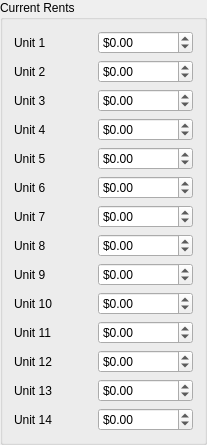
            <widget class="QGroupBox" name="groupBox_currentRents">
             <property name="styleSheet">
              <string notr="true"/>
             </property>
             <property name="title">
              <string>Current Rents</string>
             </property>
             <layout class="QGridLayout" name="gridLayout_10">
              <item row="0" column="0">
               <layout class="QHBoxLayout" name="horizontalLayout_31">
                <item>
                 <widget class="QLabel" name="label_32">
                  <property name="sizePolicy">
                   <sizepolicy hsizetype="MinimumExpanding" vsizetype="Preferred">
                    <horstretch>0</horstretch>
                    <verstretch>0</verstretch>
                   </sizepolicy>
                  </property>
                  <property name="text">
                   <string>Unit 1</string>
                  </property>
                 </widget>
                </item>
                <item>
                 <spacer name="horizontalSpacer_30">
                  <property name="orientation">
                   <enum>Qt::Orientation::Horizontal</enum>
                  </property>
                  <property name="sizeHint" stdset="0">
                   <size>
                    <width>40</width>
                    <height>20</height>
                   </size>
                  </property>
                 </spacer>
                </item>
                <item>
                 <widget class="QDoubleSpinBox" name="doubleSpinBox_cu1">
                  <property name="prefix">
                   <string>$</string>
                  </property>
                  <property name="minimum">
                   <double>-100000000.000000000000000</double>
                  </property>
                  <property name="maximum">
                   <double>9999999999.989999771118164</double>
                  </property>
                 </widget>
                </item>
               </layout>
              </item>
              <item row="1" column="0">
               <layout class="QHBoxLayout" name="horizontalLayout_32">
                <item>
                 <widget class="QLabel" name="label_33">
                  <property name="sizePolicy">
                   <sizepolicy hsizetype="MinimumExpanding" vsizetype="Preferred">
                    <horstretch>0</horstretch>
                    <verstretch>0</verstretch>
                   </sizepolicy>
                  </property>
                  <property name="text">
                   <string>Unit 2</string>
                  </property>
                 </widget>
                </item>
                <item>
                 <spacer name="horizontalSpacer_31">
                  <property name="orientation">
                   <enum>Qt::Orientation::Horizontal</enum>
                  </property>
                  <property name="sizeHint" stdset="0">
                   <size>
                    <width>40</width>
                    <height>20</height>
                   </size>
                  </property>
                 </spacer>
                </item>
                <item>
                 <widget class="QDoubleSpinBox" name="doubleSpinBox_cu2">
                  <property name="prefix">
                   <string>$</string>
                  </property>
                  <property name="minimum">
                   <double>-100000000.000000000000000</double>
                  </property>
                  <property name="maximum">
                   <double>9999999999.989999771118164</double>
                  </property>
                 </widget>
                </item>
               </layout>
              </item>
              <item row="2" column="0">
               <layout class="QHBoxLayout" name="horizontalLayout_33">
                <item>
                 <widget class="QLabel" name="label_34">
                  <property name="sizePolicy">
                   <sizepolicy hsizetype="MinimumExpanding" vsizetype="Preferred">
                    <horstretch>0</horstretch>
                    <verstretch>0</verstretch>
                   </sizepolicy>
                  </property>
                  <property name="text">
                   <string>Unit 3</string>
                  </property>
                 </widget>
                </item>
                <item>
                 <spacer name="horizontalSpacer_32">
                  <property name="orientation">
                   <enum>Qt::Orientation::Horizontal</enum>
                  </property>
                  <property name="sizeHint" stdset="0">
                   <size>
                    <width>40</width>
                    <height>20</height>
                   </size>
                  </property>
                 </spacer>
                </item>
                <item>
                 <widget class="QDoubleSpinBox" name="doubleSpinBox_cu3">
                  <property name="prefix">
                   <string>$</string>
                  </property>
                  <property name="minimum">
                   <double>-100000000.000000000000000</double>
                  </property>
                  <property name="maximum">
                   <double>9999999999.989999771118164</double>
                  </property>
                 </widget>
                </item>
               </layout>
              </item>
              <item row="3" column="0">
               <layout class="QHBoxLayout" name="horizontalLayout_34">
                <item>
                 <widget class="QLabel" name="label_35">
                  <property name="sizePolicy">
                   <sizepolicy hsizetype="MinimumExpanding" vsizetype="Preferred">
                    <horstretch>0</horstretch>
                    <verstretch>0</verstretch>
                   </sizepolicy>
                  </property>
                  <property name="text">
                   <string>Unit 4</string>
                  </property>
                 </widget>
                </item>
                <item>
                 <spacer name="horizontalSpacer_33">
                  <property name="orientation">
                   <enum>Qt::Orientation::Horizontal</enum>
                  </property>
                  <property name="sizeHint" stdset="0">
                   <size>
                    <width>40</width>
                    <height>20</height>
                   </size>
                  </property>
                 </spacer>
                </item>
                <item>
                 <widget class="QDoubleSpinBox" name="doubleSpinBox_cu4">
                  <property name="prefix">
                   <string>$</string>
                  </property>
                  <property name="minimum">
                   <double>-100000000.000000000000000</double>
                  </property>
                  <property name="maximum">
                   <double>9999999999.989999771118164</double>
                  </property>
                 </widget>
                </item>
               </layout>
              </item>
              <item row="4" column="0">
               <layout class="QHBoxLayout" name="horizontalLayout_35">
                <item>
                 <widget class="QLabel" name="label_36">
                  <property name="sizePolicy">
                   <sizepolicy hsizetype="MinimumExpanding" vsizetype="Preferred">
                    <horstretch>0</horstretch>
                    <verstretch>0</verstretch>
                   </sizepolicy>
                  </property>
                  <property name="text">
                   <string>Unit 5</string>
                  </property>
                 </widget>
                </item>
                <item>
                 <spacer name="horizontalSpacer_34">
                  <property name="orientation">
                   <enum>Qt::Orientation::Horizontal</enum>
                  </property>
                  <property name="sizeHint" stdset="0">
                   <size>
                    <width>40</width>
                    <height>20</height>
                   </size>
                  </property>
                 </spacer>
                </item>
                <item>
                 <widget class="QDoubleSpinBox" name="doubleSpinBox_cu5">
                  <property name="prefix">
                   <string>$</string>
                  </property>
                  <property name="minimum">
                   <double>-100000000.000000000000000</double>
                  </property>
                  <property name="maximum">
                   <double>9999999999.989999771118164</double>
                  </property>
                 </widget>
                </item>
               </layout>
              </item>
              <item row="5" column="0">
               <layout class="QHBoxLayout" name="horizontalLayout_36">
                <item>
                 <widget class="QLabel" name="label_37">
                  <property name="sizePolicy">
                   <sizepolicy hsizetype="MinimumExpanding" vsizetype="Preferred">
                    <horstretch>0</horstretch>
                    <verstretch>0</verstretch>
                   </sizepolicy>
                  </property>
                  <property name="text">
                   <string>Unit 6</string>
                  </property>
                 </widget>
                </item>
                <item>
                 <spacer name="horizontalSpacer_35">
                  <property name="orientation">
                   <enum>Qt::Orientation::Horizontal</enum>
                  </property>
                  <property name="sizeHint" stdset="0">
                   <size>
                    <width>40</width>
                    <height>20</height>
                   </size>
                  </property>
                 </spacer>
                </item>
                <item>
                 <widget class="QDoubleSpinBox" name="doubleSpinBox_cu6">
                  <property name="prefix">
                   <string>$</string>
                  </property>
                  <property name="minimum">
                   <double>-100000000.000000000000000</double>
                  </property>
                  <property name="maximum">
                   <double>9999999999.989999771118164</double>
                  </property>
                 </widget>
                </item>
               </layout>
              </item>
              <item row="6" column="0">
               <layout class="QHBoxLayout" name="horizontalLayout_37">
                <item>
                 <widget class="QLabel" name="label_38">
                  <property name="sizePolicy">
                   <sizepolicy hsizetype="MinimumExpanding" vsizetype="Preferred">
                    <horstretch>0</horstretch>
                    <verstretch>0</verstretch>
                   </sizepolicy>
                  </property>
                  <property name="text">
                   <string>Unit 7</string>
                  </property>
                 </widget>
                </item>
                <item>
                 <spacer name="horizontalSpacer_36">
                  <property name="orientation">
                   <enum>Qt::Orientation::Horizontal</enum>
                  </property>
                  <property name="sizeHint" stdset="0">
                   <size>
                    <width>40</width>
                    <height>20</height>
                   </size>
                  </property>
                 </spacer>
                </item>
                <item>
                 <widget class="QDoubleSpinBox" name="doubleSpinBox_cu7">
                  <property name="prefix">
                   <string>$</string>
                  </property>
                  <property name="minimum">
                   <double>-100000000.000000000000000</double>
                  </property>
                  <property name="maximum">
                   <double>9999999999.989999771118164</double>
                  </property>
                 </widget>
                </item>
               </layout>
              </item>
              <item row="7" column="0">
               <layout class="QHBoxLayout" name="horizontalLayout_38">
                <item>
                 <widget class="QLabel" name="label_39">
                  <property name="sizePolicy">
                   <sizepolicy hsizetype="MinimumExpanding" vsizetype="Preferred">
                    <horstretch>0</horstretch>
                    <verstretch>0</verstretch>
                   </sizepolicy>
                  </property>
                  <property name="text">
                   <string>Unit 8</string>
                  </property>
                 </widget>
                </item>
                <item>
                 <spacer name="horizontalSpacer_37">
                  <property name="orientation">
                   <enum>Qt::Orientation::Horizontal</enum>
                  </property>
                  <property name="sizeHint" stdset="0">
                   <size>
                    <width>40</width>
                    <height>20</height>
                   </size>
                  </property>
                 </spacer>
                </item>
                <item>
                 <widget class="QDoubleSpinBox" name="doubleSpinBox_cu8">
                  <property name="prefix">
                   <string>$</string>
                  </property>
                  <property name="minimum">
                   <double>-100000000.000000000000000</double>
                  </property>
                  <property name="maximum">
                   <double>9999999999.989999771118164</double>
                  </property>
                 </widget>
                </item>
               </layout>
              </item>
              <item row="8" column="0">
               <layout class="QHBoxLayout" name="horizontalLayout_39">
                <item>
                 <widget class="QLabel" name="label_40">
                  <property name="sizePolicy">
                   <sizepolicy hsizetype="MinimumExpanding" vsizetype="Preferred">
                    <horstretch>0</horstretch>
                    <verstretch>0</verstretch>
                   </sizepolicy>
                  </property>
                  <property name="text">
                   <string>Unit 9</string>
                  </property>
                 </widget>
                </item>
                <item>
                 <spacer name="horizontalSpacer_38">
                  <property name="orientation">
                   <enum>Qt::Orientation::Horizontal</enum>
                  </property>
                  <property name="sizeHint" stdset="0">
                   <size>
                    <width>40</width>
                    <height>20</height>
                   </size>
                  </property>
                 </spacer>
                </item>
                <item>
                 <widget class="QDoubleSpinBox" name="doubleSpinBox_cu9">
                  <property name="prefix">
                   <string>$</string>
                  </property>
                  <property name="minimum">
                   <double>-100000000.000000000000000</double>
                  </property>
                  <property name="maximum">
                   <double>9999999999.989999771118164</double>
                  </property>
                 </widget>
                </item>
               </layout>
              </item>
              <item row="9" column="0">
               <layout class="QHBoxLayout" name="horizontalLayout_40">
                <item>
                 <widget class="QLabel" name="label_41">
                  <property name="sizePolicy">
                   <sizepolicy hsizetype="MinimumExpanding" vsizetype="Preferred">
                    <horstretch>0</horstretch>
                    <verstretch>0</verstretch>
                   </sizepolicy>
                  </property>
                  <property name="text">
                   <string>Unit 10</string>
                  </property>
                 </widget>
                </item>
                <item>
                 <spacer name="horizontalSpacer_39">
                  <property name="orientation">
                   <enum>Qt::Orientation::Horizontal</enum>
                  </property>
                  <property name="sizeHint" stdset="0">
                   <size>
                    <width>40</width>
                    <height>20</height>
                   </size>
                  </property>
                 </spacer>
                </item>
                <item>
                 <widget class="QDoubleSpinBox" name="doubleSpinBox_cu10">
                  <property name="prefix">
                   <string>$</string>
                  </property>
                  <property name="minimum">
                   <double>-100000000.000000000000000</double>
                  </property>
                  <property name="maximum">
                   <double>9999999999.989999771118164</double>
                  </property>
                 </widget>
                </item>
               </layout>
              </item>
              <item row="10" column="0">
               <layout class="QHBoxLayout" name="horizontalLayout_41">
                <item>
                 <widget class="QLabel" name="label_42">
                  <property name="sizePolicy">
                   <sizepolicy hsizetype="MinimumExpanding" vsizetype="Preferred">
                    <horstretch>0</horstretch>
                    <verstretch>0</verstretch>
                   </sizepolicy>
                  </property>
                  <property name="text">
                   <string>Unit 11</string>
                  </property>
                 </widget>
                </item>
                <item>
                 <spacer name="horizontalSpacer_40">
                  <property name="orientation">
                   <enum>Qt::Orientation::Horizontal</enum>
                  </property>
                  <property name="sizeHint" stdset="0">
                   <size>
                    <width>40</width>
                    <height>20</height>
                   </size>
                  </property>
                 </spacer>
                </item>
                <item>
                 <widget class="QDoubleSpinBox" name="doubleSpinBox_cu11">
                  <property name="prefix">
                   <string>$</string>
                  </property>
                  <property name="minimum">
                   <double>-100000000.000000000000000</double>
                  </property>
                  <property name="maximum">
                   <double>9999999999.989999771118164</double>
                  </property>
                 </widget>
                </item>
               </layout>
              </item>
              <item row="11" column="0">
               <layout class="QHBoxLayout" name="horizontalLayout_42">
                <item>
                 <widget class="QLabel" name="label_43">
                  <property name="sizePolicy">
                   <sizepolicy hsizetype="MinimumExpanding" vsizetype="Preferred">
                    <horstretch>0</horstretch>
                    <verstretch>0</verstretch>
                   </sizepolicy>
                  </property>
                  <property name="text">
                   <string>Unit 12</string>
                  </property>
                 </widget>
                </item>
                <item>
                 <spacer name="horizontalSpacer_41">
                  <property name="orientation">
                   <enum>Qt::Orientation::Horizontal</enum>
                  </property>
                  <property name="sizeHint" stdset="0">
                   <size>
                    <width>40</width>
                    <height>20</height>
                   </size>
                  </property>
                 </spacer>
                </item>
                <item>
                 <widget class="QDoubleSpinBox" name="doubleSpinBox_cu12">
                  <property name="prefix">
                   <string>$</string>
                  </property>
                  <property name="minimum">
                   <double>-100000000.000000000000000</double>
                  </property>
                  <property name="maximum">
                   <double>9999999999.989999771118164</double>
                  </property>
                 </widget>
                </item>
               </layout>
              </item>
              <item row="12" column="0">
               <layout class="QHBoxLayout" name="horizontalLayout_43">
                <item>
                 <widget class="QLabel" name="label_44">
                  <property name="sizePolicy">
                   <sizepolicy hsizetype="MinimumExpanding" vsizetype="Preferred">
                    <horstretch>0</horstretch>
                    <verstretch>0</verstretch>
                   </sizepolicy>
                  </property>
                  <property name="text">
                   <string>Unit 13</string>
                  </property>
                 </widget>
                </item>
                <item>
                 <spacer name="horizontalSpacer_42">
                  <property name="orientation">
                   <enum>Qt::Orientation::Horizontal</enum>
                  </property>
                  <property name="sizeHint" stdset="0">
                   <size>
                    <width>40</width>
                    <height>20</height>
                   </size>
                  </property>
                 </spacer>
                </item>
                <item>
                 <widget class="QDoubleSpinBox" name="doubleSpinBox_cu13">
                  <property name="prefix">
                   <string>$</string>
                  </property>
                  <property name="minimum">
                   <double>-100000000.000000000000000</double>
                  </property>
                  <property name="maximum">
                   <double>9999999999.989999771118164</double>
                  </property>
                 </widget>
                </item>
               </layout>
              </item>
              <item row="13" column="0">
               <layout class="QHBoxLayout" name="horizontalLayout_58">
                <item>
                 <widget class="QLabel" name="label_45">
                  <property name="sizePolicy">
                   <sizepolicy hsizetype="MinimumExpanding" vsizetype="Preferred">
                    <horstretch>0</horstretch>
                    <verstretch>0</verstretch>
                   </sizepolicy>
                  </property>
                  <property name="text">
                   <string>Unit 14</string>
                  </property>
                 </widget>
                </item>
                <item>
                 <spacer name="horizontalSpacer_43">
                  <property name="orientation">
                   <enum>Qt::Orientation::Horizontal</enum>
                  </property>
                  <property name="sizeHint" stdset="0">
                   <size>
                    <width>40</width>
                    <height>20</height>
                   </size>
                  </property>
                 </spacer>
                </item>
                <item>
                 <widget class="QDoubleSpinBox" name="doubleSpinBox_cu14">
                  <property name="prefix">
                   <string>$</string>
                  </property>
                  <property name="minimum">
                   <double>-100000000.000000000000000</double>
                  </property>
                  <property name="maximum">
                   <double>9999999999.989999771118164</double>
                  </property>
                 </widget>
                </item>
               </layout>
              </item>
             </layout>
            </widget>
